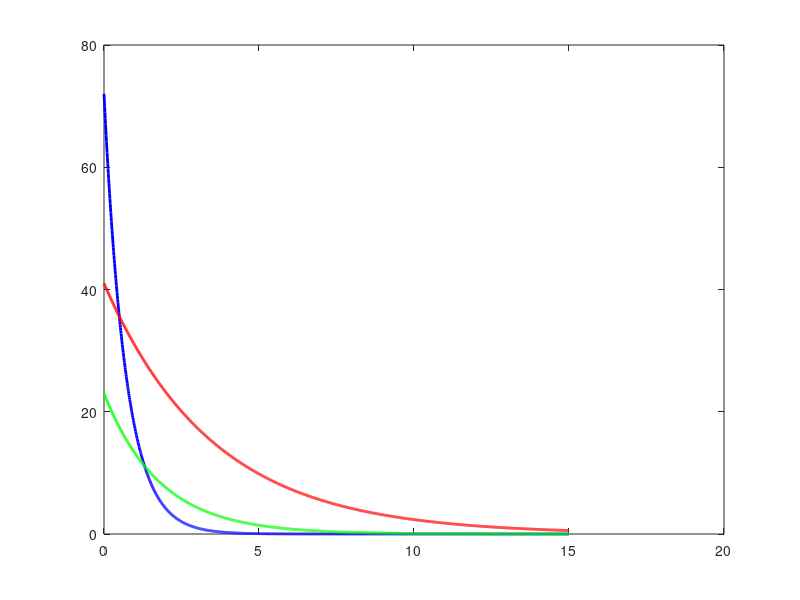

This figure's MATLAB source: (Note: this script raises an error after producing the figure.)
% uav_pid_simulation.m
% Simulates PID-based angle correction curves for Roll, Pitch, and Yaw
% Author: Sujal Bafna
% Saves plot to ../docs/uav_pid_plot.png

clear; clc; close all;

% Simulation parameters
t_end = 15;     % seconds
dt = 0.01;
t = 0:dt:t_end;

% Initial disturbances (degrees)
roll0  = 72;
pitch0 = 23;
yaw0   = 41;

% Time constants chosen to match convergence behaviour
tau_roll  = 0.7;   % roll converges fastest
tau_pitch = 1.8;   % pitch medium
tau_yaw   = 3.5;   % yaw slowest

% Exponential decay model (represents PID damping)
roll  = roll0  .* exp(-t./tau_roll);
pitch = pitch0 .* exp(-t./tau_pitch);
yaw   = yaw0   .* exp(-t./tau_yaw);

% Create figure
fig = figure('Color','w');
set(fig, 'Position', [100, 100, 900, 320]); % [left bottom width height]

plot(t, roll,  'b', 'LineWidth', 2); hold on;
plot(t, pitch, 'g', 'LineWidth', 2);
plot(t, yaw,   'r', 'LineWidth', 2);

% Zero line
yline(0, '--', 'LineWidth', 1, 'Color', [0.2 0.2 0.2]);

grid on;
xlabel('Time (s)', 'FontSize', 12);
ylabel('Angle (°)', 'FontSize', 12);
title('PID-Based Angle Correction in UAV: Roll, Pitch, and Yaw Convergence', 'FontSize', 13);

legend({'Roll','Pitch','Yaw'}, 'Location','northeast');
set(gca, 'FontSize', 11, 'XLim', [0 t_end], 'YLim', [-1 75]);

% Save plot to docs/
if ~exist('../docs','dir')
    mkdir('../docs');
end
filename = fullfile('..','docs','uav_pid_plot.png');
print(fig, filename, '-dpng', '-r300'); % 300 DPI PNG
fprintf('Saved plot to: %s\n', filename);
